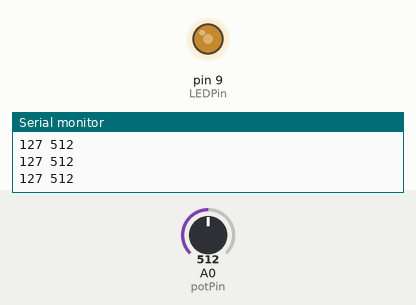
Recording of a sketch running on a simulated Arduino Uno, built with avr-gcc and run on an emulated ATmega328P. On the bench: output pins drawn as LEDs (lit = HIGH), the last lines printed to the serial monitor. The inputs (shaded band) are chosen by the test bench; at power-on: A0 (potPin) = 512.

Above: at 1.2 s.
1.3 s: A0 (potPin) set to 985
At 2.2 s:
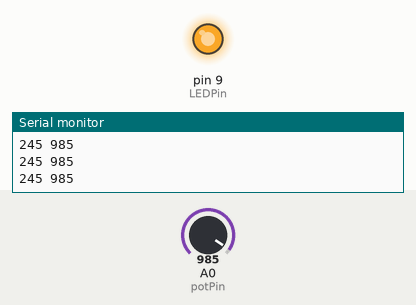
2.8 s: A0 (potPin) set to 1008
At 3.2 s:
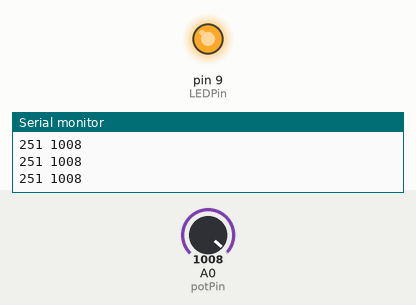
4.3 s: A0 (potPin) set to 107
At 5.4 s:
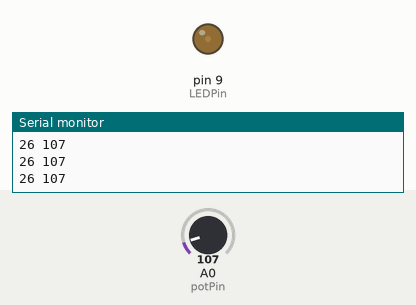
5.8 s: A0 (potPin) set to 90
At 6.5 s:
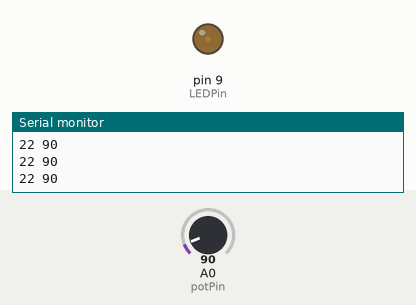
7.3 s: A0 (potPin) set to 386
At 7.6 s:
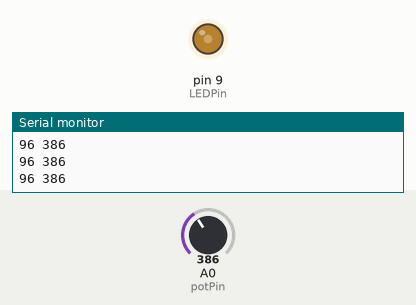
8.8 s: A0 (potPin) set to 416
At 10.2 s:
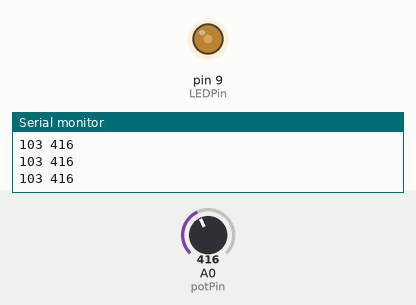
Timing chart, 0 to 11.3 s (numbered marks = the images above; inputs shaded):
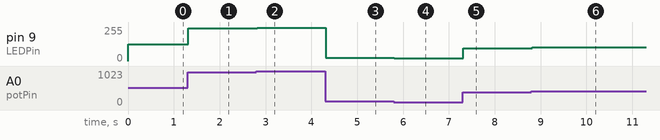

The sketch:

fadingLED.ino
```cpp
int potPin = A0;
int potValue = 0;
int LEDPin = 9;

void setup()
{
  pinMode (potPin, INPUT);
  Serial.begin(9600);
  pinMode(LEDPin, OUTPUT);

}

void loop()
{
  potValue = analogRead(potPin);

  int inputVal = map(potValue, 0, 1023, 0, 255);
  Serial.print(inputVal);
  Serial.print(" ");
  Serial.println(potValue);
  analogWrite(LEDPin, inputVal);


}
```

Measured:
- after the input at 1.3 s, pin 9 (LEDPin): 127/255 → 245/255 at once
- after the input at 2.8 s, pin 9 (LEDPin): 245/255 → 251/255 at once
- after the input at 4.3 s, pin 9 (LEDPin): 251/255 → 26/255 at once
- after the input at 5.8 s, pin 9 (LEDPin): 26/255 → 22/255 at once
- after the input at 7.3 s, pin 9 (LEDPin): 22/255 → 96/255 at once
- after the input at 8.8 s, pin 9 (LEDPin): 96/255 → 103/255 at once
